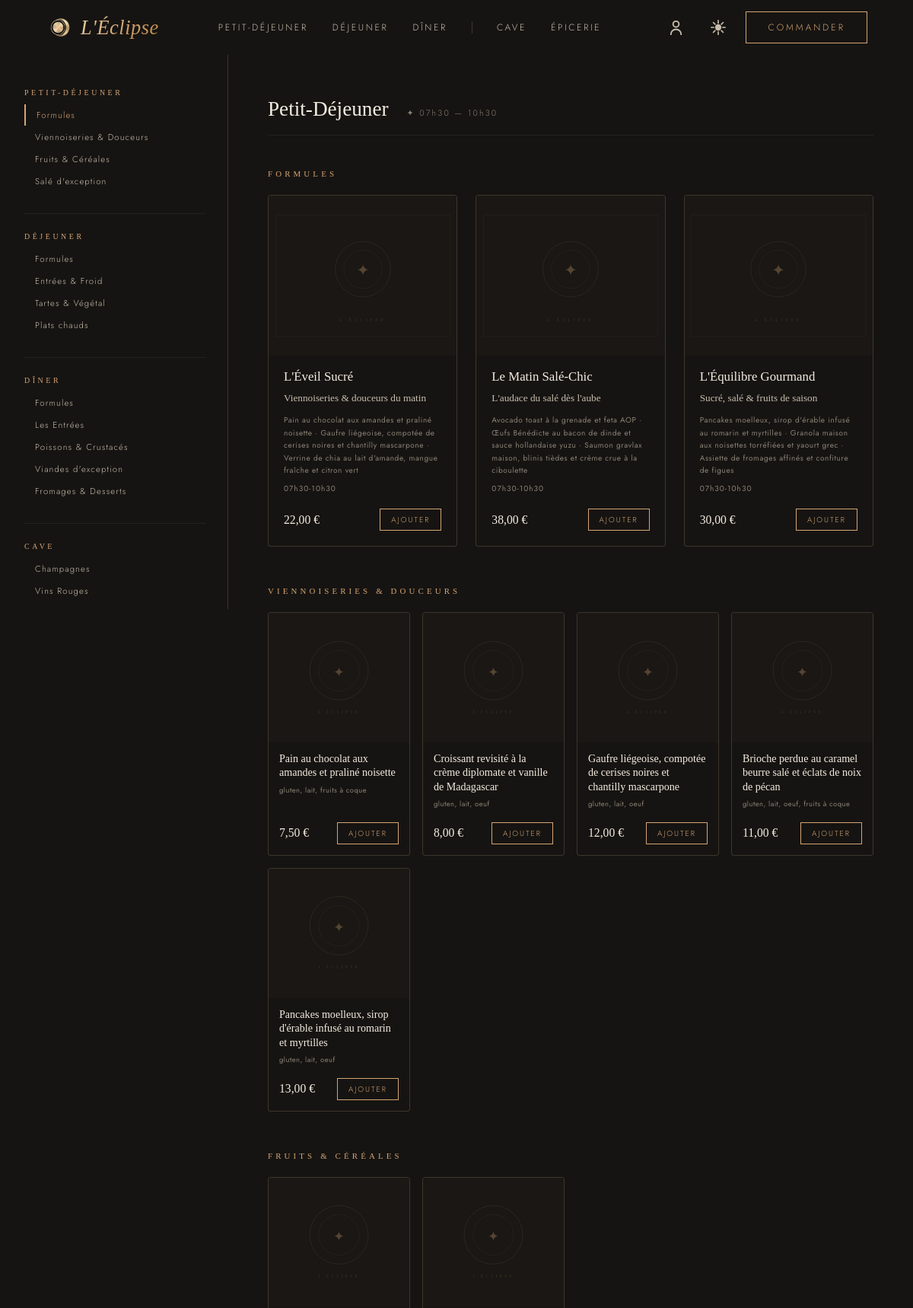
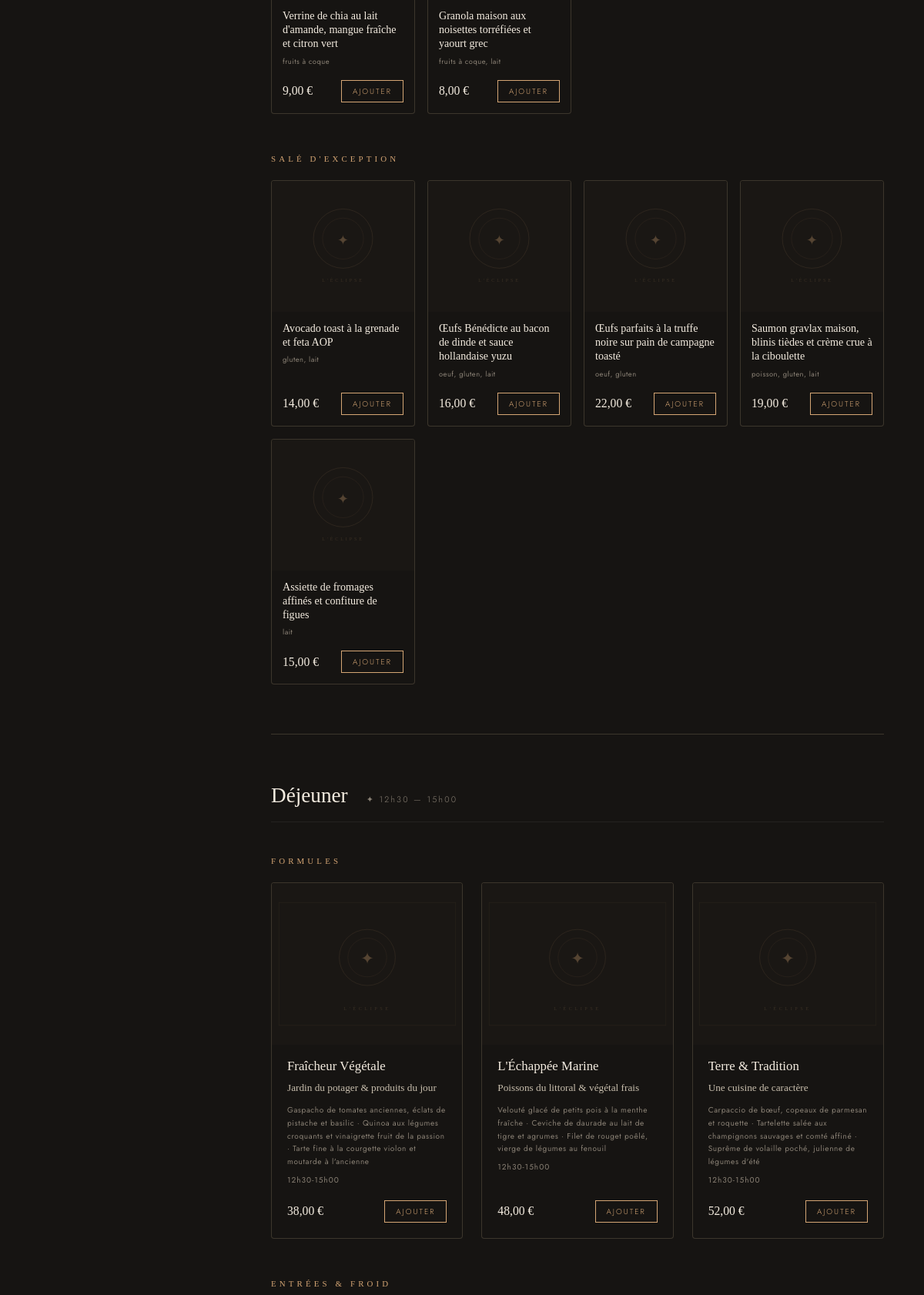
The page /catalogue.php (upper part) on the database its author committed (2 pictures, top to bottom).
### tables this page shows
CREATE TABLE services (
    id             INTEGER PRIMARY KEY AUTOINCREMENT,
    name           TEXT    NOT NULL UNIQUE,
    label          TEXT    NOT NULL,
    hours          TEXT,
    title_html     TEXT    NOT NULL,
    image_url      TEXT    NOT NULL,
    image_alt      TEXT    NOT NULL,
    gradient       TEXT    NOT NULL DEFAULT 'rgba(22,20,18,.15),rgba(22,20,18,.55)',
    formulas_label TEXT,
    li_class       TEXT    NOT NULL DEFAULT 'nav-item',
    compact        INTEGER NOT NULL DEFAULT 0,
    display_order  INTEGER NOT NULL DEFAULT 0
);

CREATE TABLE categories (
    id            INTEGER PRIMARY KEY AUTOINCREMENT,
    name          TEXT    NOT NULL,
    label         TEXT    NOT NULL,
    service_id    INTEGER NOT NULL REFERENCES services(id) ON DELETE CASCADE,
    display_order INTEGER NOT NULL DEFAULT 0,
    UNIQUE(name, service_id)
);

CREATE TABLE menus (
    id          INTEGER PRIMARY KEY AUTOINCREMENT,
    name        TEXT    NOT NULL,
    description TEXT,
    total_price REAL    NOT NULL,
    min_people  INTEGER DEFAULT 1,
    time_slots  TEXT,
    image       TEXT,
    service_id  INTEGER NOT NULL REFERENCES services(id)
);

CREATE TABLE dishes (
    id              INTEGER PRIMARY KEY AUTOINCREMENT,
    name            TEXT    NOT NULL,
    description     TEXT,
    price           REAL    NOT NULL,
    allergens       TEXT,
    nutritional_info TEXT,
    image           TEXT,
    service_id      INTEGER NOT NULL REFERENCES services(id),
    category_id     INTEGER NOT NULL REFERENCES categories(id)
);

### models/navbar.php (called while the page is built, shortened)
<?php
function getNavbarData($pdo) {
    $services = $pdo->query(
        'SELECT * FROM services ORDER BY display_order'
    )->fetchAll(PDO::FETCH_ASSOC);
    $formulaStmt = $pdo->prepare(
        'SELECT id, name, description FROM menus WHERE service_id = ? ORDER BY id LIMIT 4'
    );
    $catStmt = $pdo->prepare(
        'SELECT id, name, label FROM categories WHERE service_id = ? ORDER BY display_order LIMIT 5'
    );
    $dishStmt = $pdo->prepare(
        'SELECT id, name FROM dishes WHERE service_id = ? AND category_id = ? ORDER BY id LIMIT 6'
    );
    $data = [];
    foreach ($services as $svc) {
        $has_more = false;
        $formulaStmt->execute([$svc['id']]);
        $allFormulas = $formulaStmt->fetchAll(PDO::FETCH_ASSOC);
        $formulas = array_slice($allFormulas, 0, 3);
        $catStmt->execute([$svc['id']]);
        $allCats = $catStmt->fetchAll(PDO::FETCH_ASSOC);
        if (count($allCats) > 4) $has_more = true;
        $cats = array_slice($allCats, 0, 4);
        $categories = [];
        foreach ($cats as $cat) {
            $dishStmt->execute([$svc['id'], $cat['id']]);
            $allDishes = $dishStmt->fetchAll(PDO::FETCH_ASSOC);
            $categories[$cat['name']] = [
                'label'  => $cat['label'],
                'dishes' => array_slice($allDishes, 0, 5),
            ];
        }
        $data[$svc['name']] = [
            'formulas'   => $formulas,
            'categories' => $categories,
            'has_more'   => $has_more,
        ];
    }
    return [
        'services' => $services,
        'data'     => $data,
    ];
}

### functions.php (called while the page is built, shortened)
<?php
function h($string) {
    return htmlspecialchars($string ?? '', ENT_QUOTES, 'UTF-8');
}

### catalogue.php (the view, shortened to what this page needs)
<?php
require_once 'functions.php';
$pdo = getDatabaseConnection();
$svcStmt  = $pdo->query('SELECT * FROM services ORDER BY display_order');
$menuStmt = $pdo->prepare('SELECT * FROM menus WHERE service_id = ? ORDER BY id');
$catStmt  = $pdo->prepare('SELECT * FROM categories WHERE service_id = ? ORDER BY display_order');
$dishStmt = $pdo->prepare('SELECT * FROM dishes WHERE category_id = ? ORDER BY id');
$catalogue = [];
foreach ($svcStmt->fetchAll(PDO::FETCH_ASSOC) as $svc) {
    $menuStmt->execute([$svc['id']]);
    $menus = $menuStmt->fetchAll(PDO::FETCH_ASSOC);
    $catStmt->execute([$svc['id']]);
    $cats = $catStmt->fetchAll(PDO::FETCH_ASSOC);
    foreach ($cats as &$cat) {
        $dishStmt->execute([$cat['id']]);
        $cat['dishes'] = $dishStmt->fetchAll(PDO::FETCH_ASSOC);
    }
    $catalogue[] = array_merge($svc, ['menus' => $menus, 'categories' => $cats]);
}
?>
<?php $pageTitle = "Carte — L'Éclipse"; $pageCss = 'catalogue.css'; ?>
<?php include 'includes/header.php'; ?>
<div class="catalogue-layout">
  <aside class="cat-sidebar">
    <nav class="cat-nav" aria-label="Navigation du catalogue">
      <?php foreach ($catalogue as $svc): ?>
      <div class="cat-nav-service">
        <span class="cat-nav-svc-label"><?= h($svc['label']) ?></span>
        <ul class="cat-nav-list">
          <?php if (!empty($svc['menus'])): ?>
          <li>
            <a href="#svc-<?= h($svc['name']) ?>--formules" class="cat-nav-link">Formules</a>
          </li>
          <?php endif; ?>
          <?php foreach ($svc['categories'] as $cat): ?>
          <li>
            <a href="#cat-<?= h($svc['name']) ?>--<?= h($cat['name']) ?>" class="cat-nav-link">
              <?= $cat['label'] ?>
            </a>
          </li>
          <?php endforeach; ?>
        </ul>
      </div>
      <?php endforeach; ?>
    </nav>
  </aside>
  <main class="cat-content">
    <?php foreach ($catalogue as $svc): ?>
    <section id="svc-<?= h($svc['name']) ?>" class="cat-service">
      <header class="cat-service-header">
        <h2 class="cat-service-title"><?= h($svc['label']) ?></h2>
        <?php if ($svc['hours']): ?>
          <span class="cat-service-hours">✦ <?= h($svc['hours']) ?></span>
        <?php endif; ?>
      </header>
      <?php if (!empty($svc['menus'])): ?>
      <section id="svc-<?= h($svc['name']) ?>--formules" class="cat-section" data-spy>
        <h3 class="cat-section-title">Formules</h3>
        <div class="cat-menus-grid">
          <?php foreach ($svc['menus'] as $menu): ?>
          <?php $img = !empty($menu['image']) ? h($menu['image']) : '/images/placeholder-menu.svg'; ?>
          <article class="menu-card">
            <div class="menu-card-img">
              <img src="<?= $img ?>" width="400" height="300" loading="lazy" alt="">
            </div>
            <div class="menu-card-body">
              <h4 class="menu-card-name"><?= h($menu['name']) ?></h4>
              <?php if ($menu['description']): ?>
              <p class="menu-card-desc"><?= h($menu['description']) ?></p>
              <?php endif; ?>
              <?php if (!empty($menu['dish_names'])): ?>
              <p class="menu-card-dishes"><?= h(implode(' · ', $menu['dish_names'])) ?></p>
              <?php endif; ?>
              <?php if ($menu['time_slots']): ?>
              <p class="menu-card-slots"><?= h($menu['time_slots']) ?></p>
              <?php endif; ?>
              <div class="card-footer">
                <span class="price"><?= number_format($menu['total_price'], 2, ',', ' ') ?>&nbsp;€</span>
                <form action="panier.php" method="post">
                  <button type="submit" class="add-btn">Ajouter</button>
                </form>
              </div>
            </div>
          </article>
          <?php endforeach; ?>
        </div>
      </section>
      <?php endif; ?>
      <?php foreach ($svc['categories'] as $cat): ?>
      <section id="cat-<?= h($svc['name']) ?>--<?= h($cat['name']) ?>" class="cat-section" data-spy>
        <h3 class="cat-section-title"><?= $cat['label'] ?></h3>
        <div class="cat-dishes-grid">
          <?php foreach ($cat['dishes'] as $dish): ?>
          <?php $img = !empty($dish['image']) ? h($dish['image']) : '/images/placeholder-dish.svg'; ?>
          <article class="dish-card">
            <div class="dish-card-img">
              <img src="<?= $img ?>" width="250" height="250" loading="lazy" alt="">
            </div>
            <div class="dish-card-body">
              <h4 class="dish-card-name"><?= h($dish['name']) ?></h4>
              <?php if ($dish['allergens']): ?>
              <p class="dish-card-allergens"><?= h($dish['allergens']) ?></p>
              <?php endif; ?>
              <div class="card-footer">
                <span class="price"><?= number_format($dish['price'], 2, ',', ' ') ?>&nbsp;€</span>
                <form action="panier.php" method="post">
                  <button type="submit" class="add-btn">Ajouter</button>
                </form>
              </div>
            </div>
          </article>
          <?php endforeach; ?>
        </div>
      </section>
      <?php endforeach; ?>
    </section>
    <?php endforeach; ?>
  </main>
</div>
<?php include 'includes/footer.php'; ?>

### includes/header.php (shortened to what this page needs)
<?php
require_once __DIR__ . '/../models/navbar.php';
$navData = getNavbarData($pdo);
?>
<!DOCTYPE html>
<html lang="fr">
<head>
  <link rel="stylesheet" href="/assets/css/style.css">
  <link rel="stylesheet" href="/assets/css/navbar.css">
  <?php if (!empty($pageCss)): ?>
    <link rel="stylesheet" href="/assets/css/<?= $pageCss ?>">
  <?php endif; ?>
</head>
<body>
<header class="navbar" data-navbar>
  <div class="navbar-inner">
    <a href="/" class="logo" aria-label="L'Éclipse">
      <img class="logo-image" src="/images/logo.webp" alt="" width="38" height="38">
      <span class="logo-text">L'Éclipse</span>
    </a>
    <nav aria-label="Navigation principale">
      <ul class="nav-list">
        <?php foreach ($navData['services'] as $svc):
        ?>
        <li class="<?= $svc['li_class'] ?>">
          <button class="nav-btn" aria-haspopup="true" aria-expanded="false" data-menu-trigger>
            <?= htmlspecialchars($svc['label']) ?>
          </button>
        </li>
        <?php endforeach; ?>
      </ul>
    </nav>
    <div class="navbar-utils">
      <div class="profile" data-profile>
        <button class="icon-btn" aria-label="Mon compte" aria-haspopup="true" aria-expanded="false" data-profile-trigger>
          <span class="profile-icon" aria-hidden="true"></span>
        </button>
      </div>
      <button class="icon-btn theme-btn" id="themeToggle" aria-label="Changer de thème">
        <span class="theme-icon" aria-hidden="true"></span>
      </button>
      <a class="order-btn" href="#commander">Commander</a>
    </div>
  </div>
</header>

### includes/footer.php (shortened to what this page needs)
</body>
</html>

### assets/css/style.css (style rules this page uses)
:root { --surface-dark: #161412; --text-primary: #f4ece0; --text-secondary: #c7bdac; --text-muted: #8a8175; --accent: #d4a574; --accent-dark: #b8863f; --border-subtle: rgba(255, 255, 255, 0.06); --accent-line: rgba(232, 212, 163, 0.18); --accent-gradient: linear-gradient(135deg, #e8d4a3, #d4a574, #b8863f); --font-display: "Cormorant Garamond", Georgia, serif; --font-sc: "Cormorant SC", serif; --font-body: "EB Garamond", Georgia, serif; --font-ui: "Jost", sans-serif; --surface-overlay: rgba(22, 20, 18, 0.95); --bg-page: #161412; }
* { box-sizing: border-box; padding: 0; margin: 0; }
body { background-color: var(--bg-page); }

### assets/css/navbar.css (style rules this page uses)
:root { --surface-dark: #161412; --text-primary: #f4ece0; --text-secondary: #c7bdac; --text-muted: #8a8175; --accent: #d4a574; --accent-dark: #b8863f; --border-subtle: rgba(255, 255, 255, 0.06); --accent-line: rgba(232, 212, 163, 0.18); --accent-gradient: linear-gradient(135deg, #e8d4a3, #d4a574, #b8863f); --font-display: 'Cormorant Garamond', Georgia, serif; --font-sc: 'Cormorant SC', serif; --font-body: 'EB Garamond', Georgia, serif; --font-ui: 'Jost', sans-serif; --surface-overlay: rgba(22, 20, 18, 0.95); }
.navbar, .navbar * { box-sizing: border-box; }
.navbar { position: fixed; top: 0; left: 0; right: 0; z-index: 100; color: var(--text-secondary); font-family: var(--font-ui); background: transparent; border-bottom: 1px solid transparent; transition: background 300ms ease, border-color 300ms ease; }
.navbar-inner { height: 72px; max-width: 1280px; margin: 0 auto; padding: 0 clamp(1.5rem, 5vw, 4rem); display: grid; grid-template-columns: auto 1fr auto; align-items: center; gap: 32px; transition: height 300ms ease; }
.logo { display: inline-flex; align-items: center; gap: 8px; text-decoration: none; }
.logo-image { width: 38px; height: 38px; object-fit: contain; }
.logo-text { font-family: var(--font-display); font-size: 1.65rem; font-style: italic; letter-spacing: 0.02em; background: var(--accent-gradient); -webkit-background-clip: text; background-clip: text; color: transparent; }
.nav-list { list-style: none; margin: 0; padding: 0; display: flex; justify-content: center; align-items: center; gap: 32px; }
.nav-item.divider { padding-left: 32px; border-left: 1px solid var(--accent-line); height: 16px; display: flex; align-items: center; }
.nav-btn { all: unset; position: relative; padding: 12px 0; font-size: 0.75rem; font-weight: 300; letter-spacing: 0.22em; text-transform: uppercase; color: var(--text-secondary); cursor: pointer; transition: color 300ms ease, opacity 300ms ease; }
.nav-btn::after { content: ''; position: absolute; left: 0; right: 0; bottom: 4px; height: 1px; background: var(--accent); transform: scaleX(0); transform-origin: left; transition: transform 300ms ease; }
.navbar-utils { display: flex; align-items: center; gap: 16px; justify-self: end; }
.icon-btn { all: unset; width: 40px; height: 40px; display: inline-flex; align-items: center; justify-content: center; color: var(--text-secondary); cursor: pointer; transition: color 300ms ease; }
.profile-icon { width: 23px; height: 23px; background-color: currentColor; -webkit-mask: url('/images/profil.svg') center / contain no-repeat; mask: url('/images/profil.svg') center / contain no-repeat; }
.order-btn { padding: 11px 28px; font-size: 0.75rem; font-weight: 300; letter-spacing: 0.25em; text-transform: uppercase; color: var(--accent); text-decoration: none; background: transparent; border: 1px solid var(--accent); white-space: nowrap; transition: background 300ms ease, color 300ms ease; }
.profile { position: relative; }
.theme-icon { display: block; width: 20px; height: 20px; background-color: currentColor; -webkit-mask: url('/images/light_mode_icon.svg') center / contain no-repeat; mask: url('/images/light_mode_icon.svg') center / contain no-repeat; transition: mask-image 0s; }

### rows shown on the page
services: label "PETIT-DÉJEUNER", label "Viennoiseries & Douceurs", label "Petit-Déjeuner", hours "07h30 — 10h30", label "VIENNOISERIES & DOUCEURS"
services: label "DÉJEUNER", label "Déjeuner", hours "12h30 — 15h00"
services: label "DÎNER"
services: label "CAVE"
services: label "ÉPICERIE"
categories: label "Fruits & Céréales", label "FRUITS & CÉRÉALES"
categories: label "Salé d'exception", label "SALÉ D'EXCEPTION"
categories: label "Entrées & Froid", label "ENTRÉES & FROID"
categories: label "Tartes & Végétal"
categories: label "Plats chauds"
categories: label "Les Entrées"
categories: label "Poissons & Crustacés"
categories: label "Viandes d'exception"
categories: label "Fromages & Desserts"
categories: label "Champagnes"
categories: label "Vins Rouges"
menus: name "L'Éveil Sucré", description "Viennoiseries & douceurs du matin", dish_names "Pain au chocolat aux amandes et praliné noisette · Gaufre liégeoise, compotée de cerises noires et chantilly mascarpone · Verrine de chia au lait d'amande, mangue fraîche et citron vert", time_slots "07h30-10h30", total_price "22,00"
menus: name "Le Matin Salé-Chic", description "L'audace du salé dès l'aube", dish_names "Avocado toast à la grenade et feta AOP · Œufs Bénédicte au bacon de dinde et sauce hollandaise yuzu · Saumon gravlax maison, blinis tièdes et crème crue à la ciboulette", time_slots "07h30-10h30", total_price "38,00"
menus: name "L'Équilibre Gourmand", description "Sucré, salé & fruits de saison", dish_names "Pancakes moelleux, sirop d'érable infusé au romarin et myrtilles · Granola maison aux noisettes torréfiées et yaourt grec · Assiette de fromages affinés et confiture de figues", time_slots "07h30-10h30", total_price "30,00"
dishes: name "Pain au chocolat aux amandes et praliné noisette", allergens "gluten, lait, fruits à coque", price "7,50"
dishes: name "Croissant revisité à la crème diplomate et vanille de Madagascar", allergens "gluten, lait, oeuf", price "8,00"
dishes: name "Gaufre liégeoise, compotée de cerises noires et chantilly mascarpone", allergens "gluten, lait, oeuf", price "12,00"
dishes: name "Brioche perdue au caramel beurre salé et éclats de noix de pécan", allergens "gluten, lait, oeuf, fruits à coque", price "11,00"
dishes: name "Pancakes moelleux, sirop d'érable infusé au romarin et myrtilles", allergens "gluten, lait, oeuf", price "13,00"
dishes: name "Verrine de chia au lait d'amande, mangue fraîche et citron vert", allergens "fruits à coque", price "9,00"
dishes: name "Granola maison aux noisettes torréfiées et yaourt grec", allergens "fruits à coque, lait", price "8,00"
dishes: name "Avocado toast à la grenade et feta AOP", allergens "gluten, lait", price "14,00"
dishes: name "Œufs Bénédicte au bacon de dinde et sauce hollandaise yuzu", allergens "oeuf, gluten, lait", price "16,00"
dishes: name "Œufs parfaits à la truffe noire sur pain de campagne toasté", allergens "oeuf, gluten", price "22,00"
dishes: name "Saumon gravlax maison, blinis tièdes et crème crue à la ciboulette", allergens "poisson, gluten, lait", price "19,00"
dishes: name "Assiette de fromages affinés et confiture de figues", allergens "lait", price "15,00"
menus: name "Fraîcheur Végétale", description "Jardin du potager & produits du jour", dish_names "Gaspacho de tomates anciennes, éclats de pistache et basilic · Quinoa aux légumes croquants et vinaigrette fruit de la passion · Tarte fine à la courgette violon et moutarde à l'ancienne", time_slots "12h30-15h00", total_price "38,00"
menus: name "L'Échappée Marine", description "Poissons du littoral & végétal frais", dish_names "Velouté glacé de petits pois à la menthe fraîche · Ceviche de daurade au lait de tigre et agrumes · Filet de rouget poêlé, vierge de légumes au fenouil", time_slots "12h30-15h00", total_price "48,00"
menus: name "Terre & Tradition", description "Une cuisine de caractère", dish_names "Carpaccio de bœuf, copeaux de parmesan et roquette · Tartelette salée aux champignons sauvages et comté affiné · Suprême de volaille poché, julienne de légumes d'été", time_slots "12h30-15h00", total_price "52,00"
